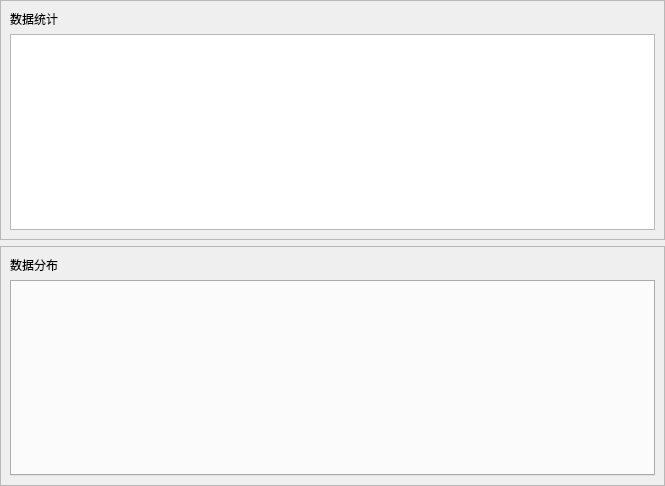
<?xml version="1.0" encoding="UTF-8"?>
<ui version="4.0">
 <class>Form</class>
 <widget class="QWidget" name="Form">
  <property name="geometry">
   <rect>
    <x>0</x>
    <y>0</y>
    <width>665</width>
    <height>486</height>
   </rect>
  </property>
  <property name="windowTitle">
   <string>元数据</string>
  </property>
  <layout class="QVBoxLayout" name="verticalLayout">
   <property name="leftMargin">
    <number>0</number>
   </property>
   <property name="topMargin">
    <number>0</number>
   </property>
   <property name="rightMargin">
    <number>0</number>
   </property>
   <property name="bottomMargin">
    <number>0</number>
   </property>
   <item>
    <widget class="QFrame" name="frame">
     <property name="frameShape">
      <enum>QFrame::StyledPanel</enum>
     </property>
     <property name="frameShadow">
      <enum>QFrame::Raised</enum>
     </property>
     <layout class="QVBoxLayout" name="verticalLayout_2">
      <item>
       <widget class="QLabel" name="label">
        <property name="text">
         <string>数据统计</string>
        </property>
       </widget>
      </item>
      <item>
       <widget class="QTableView" name="tableView"/>
      </item>
     </layout>
    </widget>
   </item>
   <item>
    <widget class="QFrame" name="frame_2">
     <property name="frameShape">
      <enum>QFrame::StyledPanel</enum>
     </property>
     <property name="frameShadow">
      <enum>QFrame::Raised</enum>
     </property>
     <layout class="QVBoxLayout" name="verticalLayout_3">
      <item>
       <widget class="QLabel" name="label_2">
        <property name="text">
         <string>数据分布</string>
        </property>
       </widget>
      </item>
      <item>
       <widget class="QTabWidget" name="tabWidget"/>
      </item>
     </layout>
    </widget>
   </item>
  </layout>
 </widget>
 <resources/>
 <connections/>
</ui>
